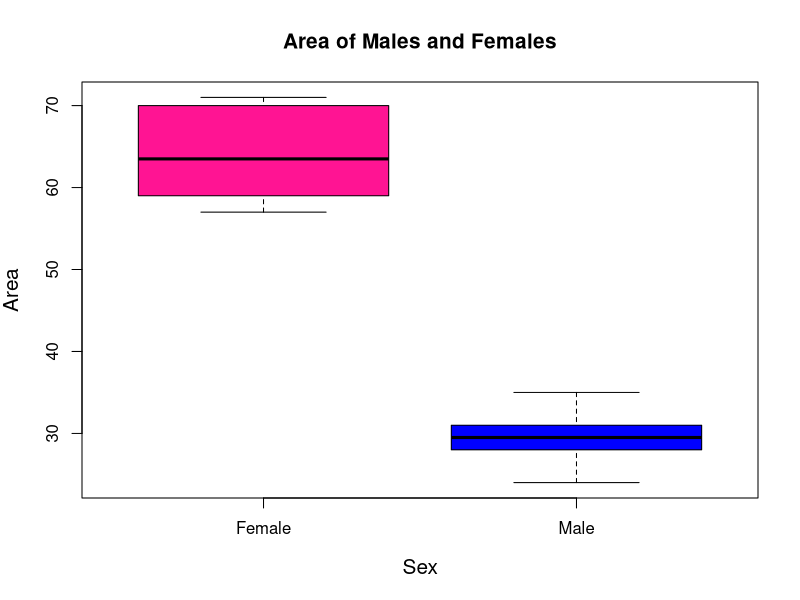
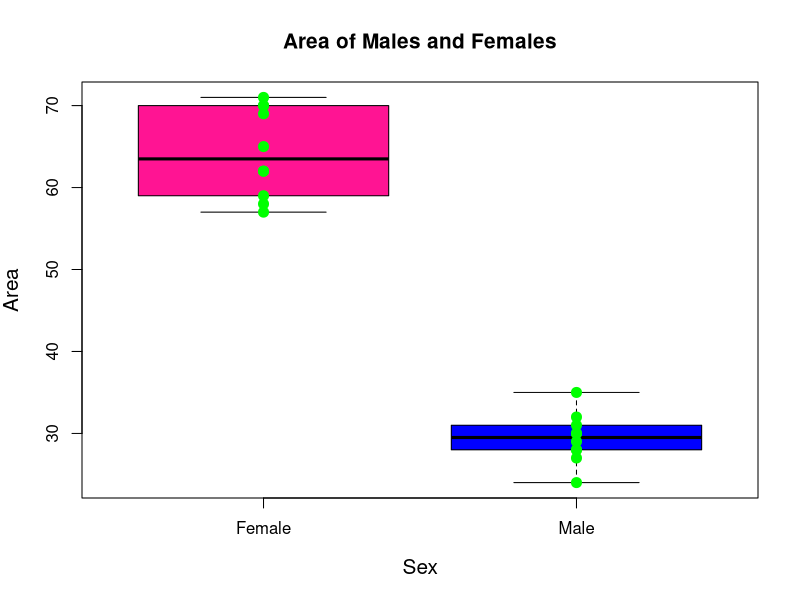
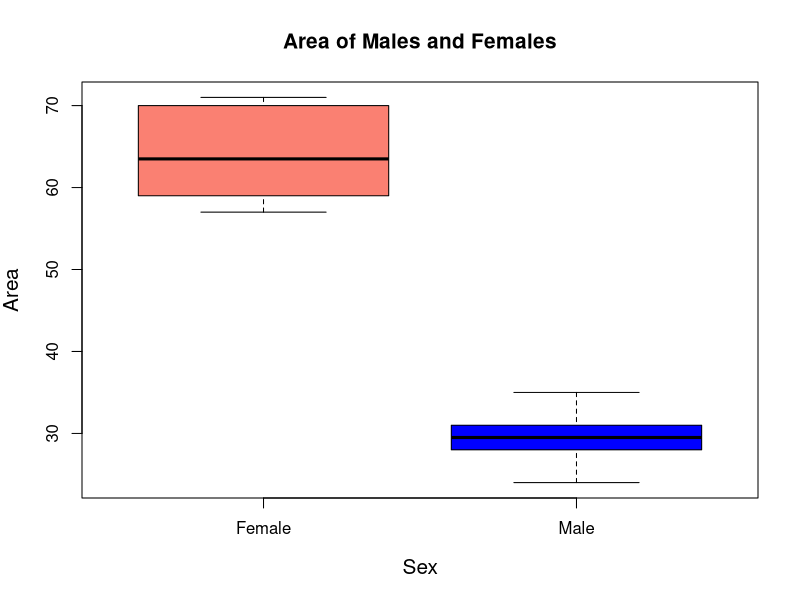

Write the R code that produced these figures, in order.
#### Intro to Botany Fall 2017
#### R script for analysis of moss area measurements
#### By S.Carey


### First we will need to read in our data file.
### To do so, change the code below to have the name of the file be what
### you have saved your moss data as
### NOTE: if you have spaces in the name of your file you should change them
### to underscores.


#moss_data <- read.csv("name_of_sheet_with_your_data.csv")
moss_data <- read.csv("Ceratodon_intro_bot_canned_data.csv")

### now in the R environment you have an object named "moss_data" that contains
### the exact information as your .csv file. In the "Data" section of R studio
### (in the upper right corner of the screen)
### you will see the object "moss_data" and a grid symbol next to it. Click
### the grid symbol to view the contents of moss_data. If the format
### does not look as it did in your .cvs file, then something has gone wrong



### now that we have our data in R we can begin to analyze it.
### We want to run a t-test between our Males and Females to 
### see if there is a significant difference in growth between them.

### To run the t-test run the code below:

ttest <- t.test(moss_data$Area~moss_data$Sex)
ttest

### In the console window below you will find the results of your t-test
### locate your p-value in the output. If it is equal to or below 0.05 
### then you have
### found a significant difference in growth between your sexes.
### if your value is above 0.05 then there is no significant difference
### in the area of your Males and Females.

### The output of the t-test will also give you the mean area for your
### Males and Females. If you have a significant difference between your 
### sexes in area you can use these data to determine which sex
### has a larger area than the other.  


### Now we want to plot our data so we can visually represent it.
### Use the code below to make a boxplot of your data. You should see the
### plot pop up in the bottom right corner of R studio.


boxplot(moss_data$Area~moss_data$Sex, 
     col= c("deeppink", "blue"),
     main="Area of Males and Females",
     ylab="Area", 
     xlab="Sex", 
     cex.axis=1, 
     cex.lab=1.25,
     cex.main=1.25)


### if you want to make the plot bigger you can hit "Zoom" and it 
### will open a new window


### Okay, let's run similar code as above, but add some more lines of code
### to also visualize our data points to 
### help us understand what a boxplot shows

boxplot(moss_data$Area~moss_data$Sex, 
     col= c("deeppink", "blue"),
     main="Area of Males and Females",
     ylab="Area", 
     xlab="Sex", 
     cex.axis=1, 
     cex.lab=1.25,
     cex.main=1.25)
stripchart(moss_data$Area~moss_data$Sex,
           vertical=TRUE,
           add=TRUE, 
           pch=20,
           cex=2,
           col="green")


### You will need a boxplot representing your data on your posters.
### If you would like to customize your plot use the copied version of the
### plot code **below**, but ****leave the versions above unedited!!!!****

#col= changes the color of the boxes in the plot (see note below for color options!)
#main= the title of the plot
#ylab= the label of the y-axis
#xlab= the label of the x-axis
#cex.axis= changes the size of the ticks on your axes
#cex.lab= changes the size of the labels on your axes
#cex.main= changes the size of text of your plot title
#cex= changes the plotting text and symbols size (won't be visible on boxplots unless you have 
# outliers or add stripchart)
#pch= changes the plot symbols (won't be visible on boxplots unless you have outliers
# or add stripchart)


boxplot(moss_data$Area~moss_data$Sex, 
     col= c("salmon", "blue"),
     main="Area of Males and Females",
     ylab="Area", 
     xlab="Sex", 
     cex.axis=1, 
     cex.lab=1.25,
     cex.main=1.25)


### options for colors you can use in your plot can be found at this link:
### http://www.stat.columbia.edu/~tzheng/files/Rcolor.pdf

### other useful plot graphical parameters can be found at this link:
### https://www.statmethods.net/advgraphs/parameters.html


#### You can export your plot to a .png or other formats by hitting 
#### the tab "Export" > "Save as image"
## BUT!!! It will be really poor quality for your poster. So I
## STRONGLY do not recommend doing that for your poster. It will be crazy pixelated.

### In order to export your plot in high quality use the code below.
### Where I've put the comment "##### YOUR BOXPLOT CODE HERE" you should 
### put your final boxplot code with all your modifications
### You can adjust the width= and height= commands, but I strongly
### suggest leaving units= and res= commands alone

png("moss_area_by_sex.png", width = 4, height = 4, units = 'in', res = 300)
##### YOUR BOXPLOT CODE HERE
dev.off()





